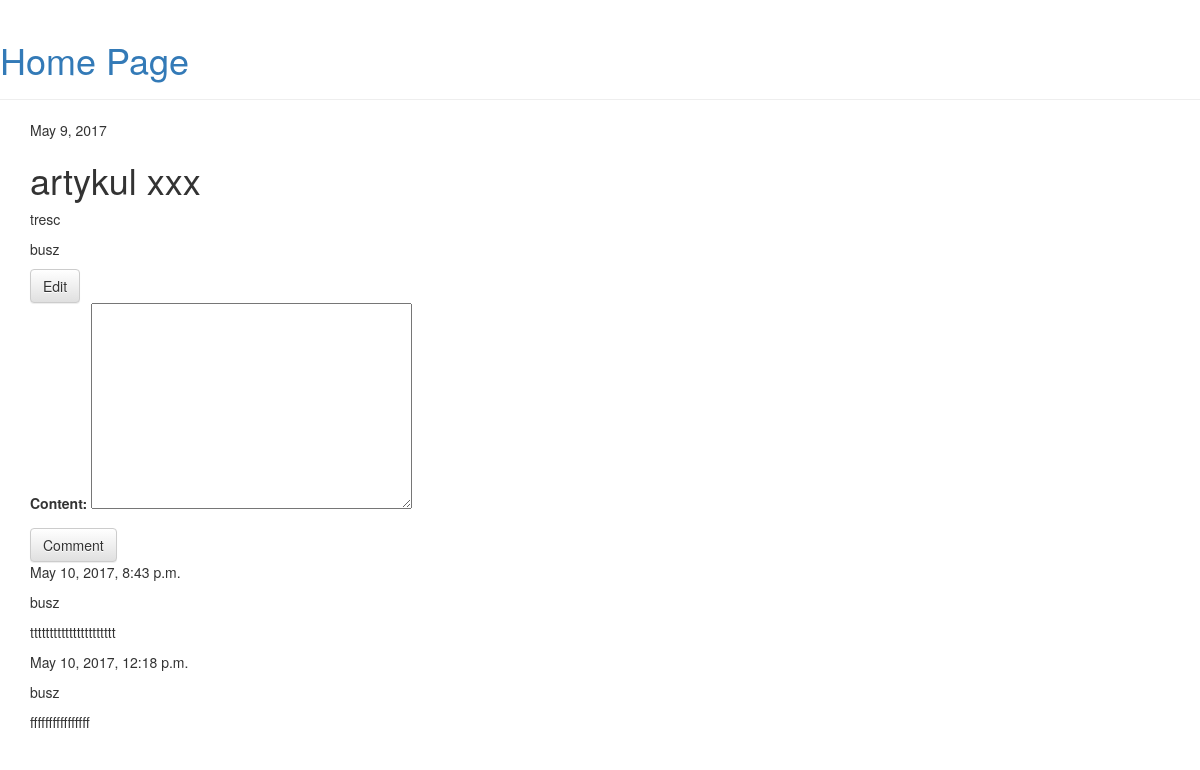
Page /article/3/ on the earlier database version.
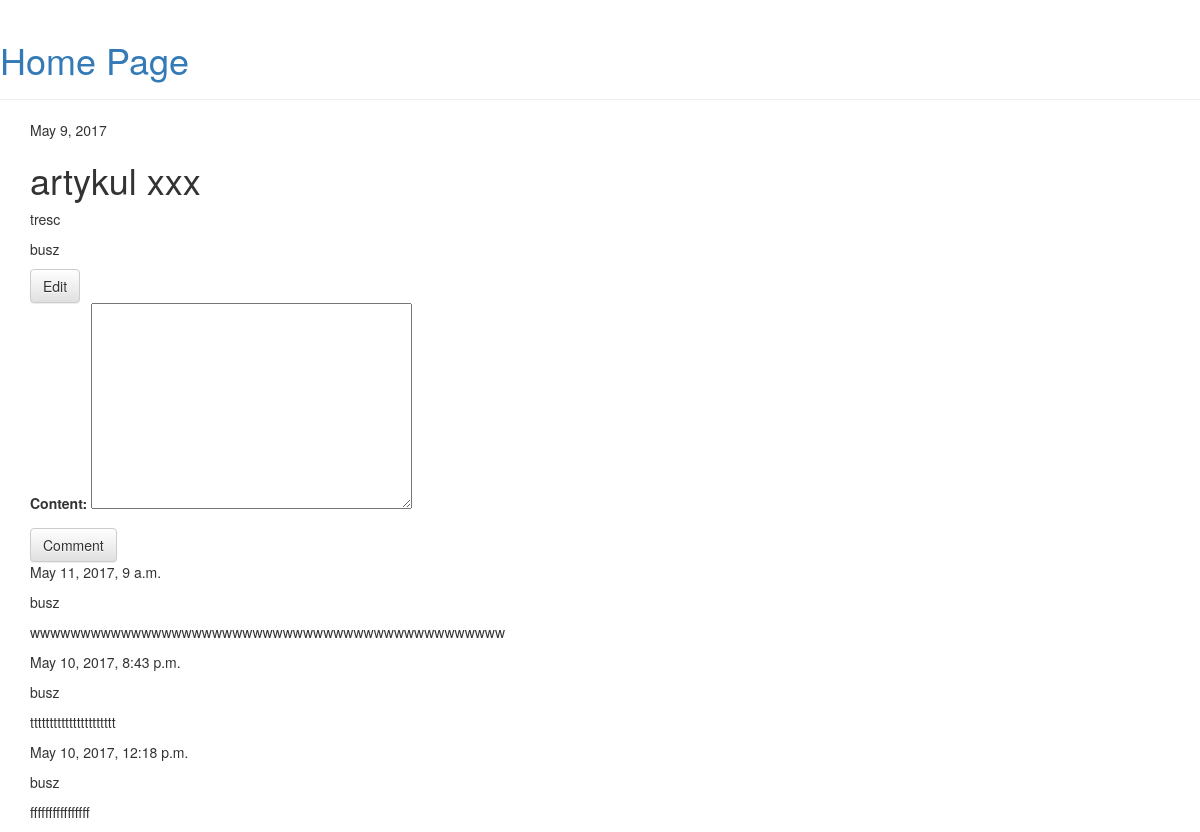
Same page on the later database version.
### newspaper/models.py (models this page shows)
class Comment(models.Model):
    author = models.ForeignKey('auth.User')
    article = models.ForeignKey('Article')
    date = models.DateTimeField(default=timezone.now())
    content = models.TextField()

### newspaper/views.py (the view)
# urls.py: url(r'^article/(?P<pk>[0-9]+)/$', views.article_detail, name='article_detail'),
def article_detail(request, pk):
    article = get_object_or_404(Article, pk=pk)
    comments = Comment.objects.filter(article=pk).order_by('-date')
    if request.method == "POST":
        form = CommentForm(request.POST)
        if form.is_valid():
            comment = form.save(commit=False)
            comment.author = request.user
            comment.article = article
            comment.save()
            return redirect('article_detail', pk=article.pk)
    else:
        form = CommentForm()
        return render(request, 'newspaper/article_detail.html', {'article': article, 'comments': comments, 'form': form})

### newspaper/forms.py
class CommentForm(forms.ModelForm):
    class Meta:
        model = Comment
        fields = ('content',)

### newspaper/templates/newspaper/article_detail.html
{% extends 'newspaper/home.html' %}
{% block content %}
    <div class="post">
        <div class="date">{{ article.date }}</div>
        <h1>{{ article.title }}</h1>
        <p>{{ article.content|linebreaksbr }}</p>
        <p>{{ article.author }}</p>
    </div>
    <a class="btn btn-default" href="{% url 'article_edit' pk=article.pk %}">Edit</a>
    <form method="POST" class="post-form">{% csrf_token %}
        {{ form.as_p }}
        <button type="submit" class="save btn btn-default">Comment</button>
    </form>
    <div>
        {% for comment in comments %}
            <p>{{ comment.date }}</p>
            <p>{{ comment.author }}</p>
            <p>{{ comment.content|linebreaksbr }}</p>
        {% endfor %}
    </div>
{% endblock %}

Differences in the rows shown:
added Comment: date "May 11, 2017, 9 a.m.", author "busz", content "wwwwwwwwwwwwwwwwwwwwwwwwwwwwwwwwwwwwwwwwwwwwwww"
